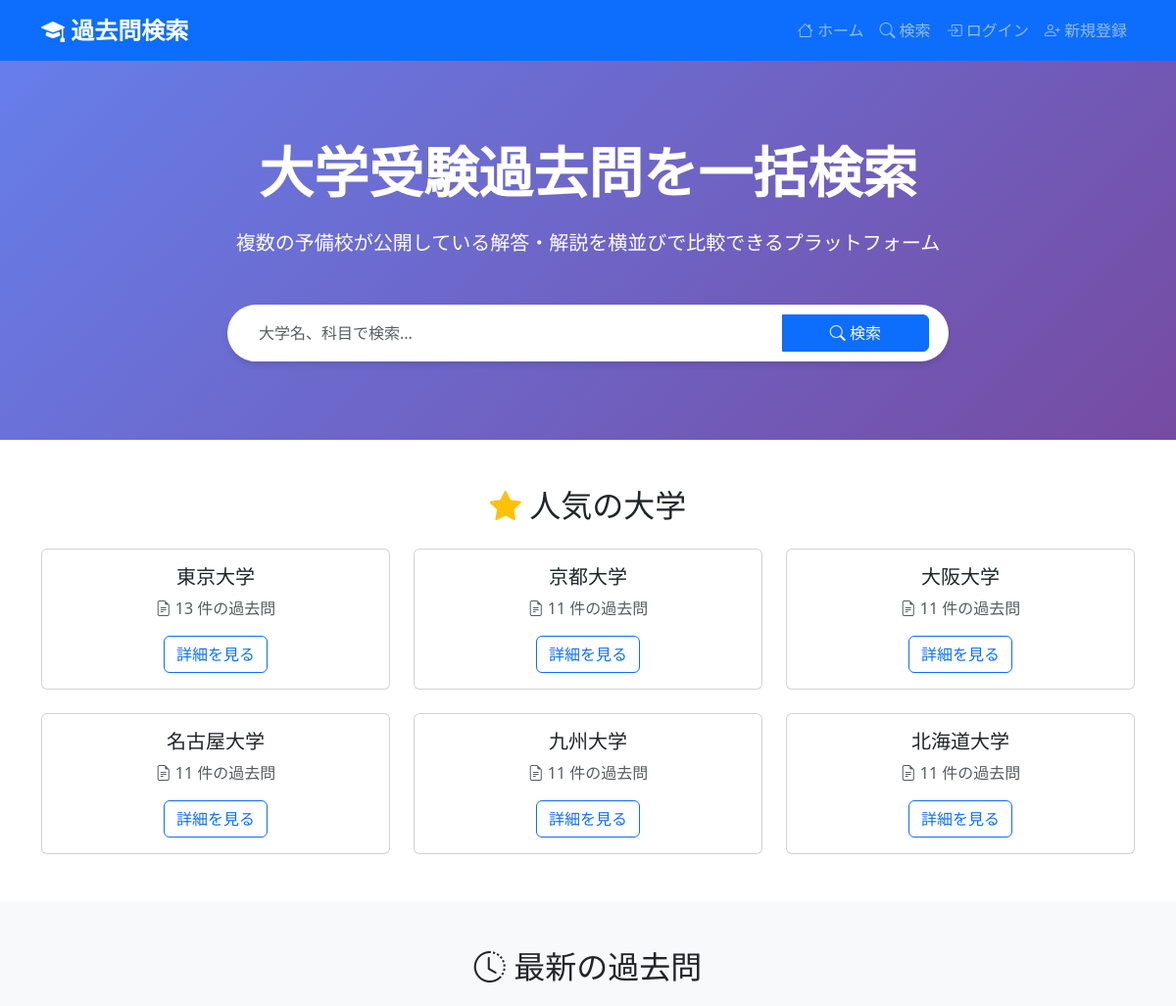
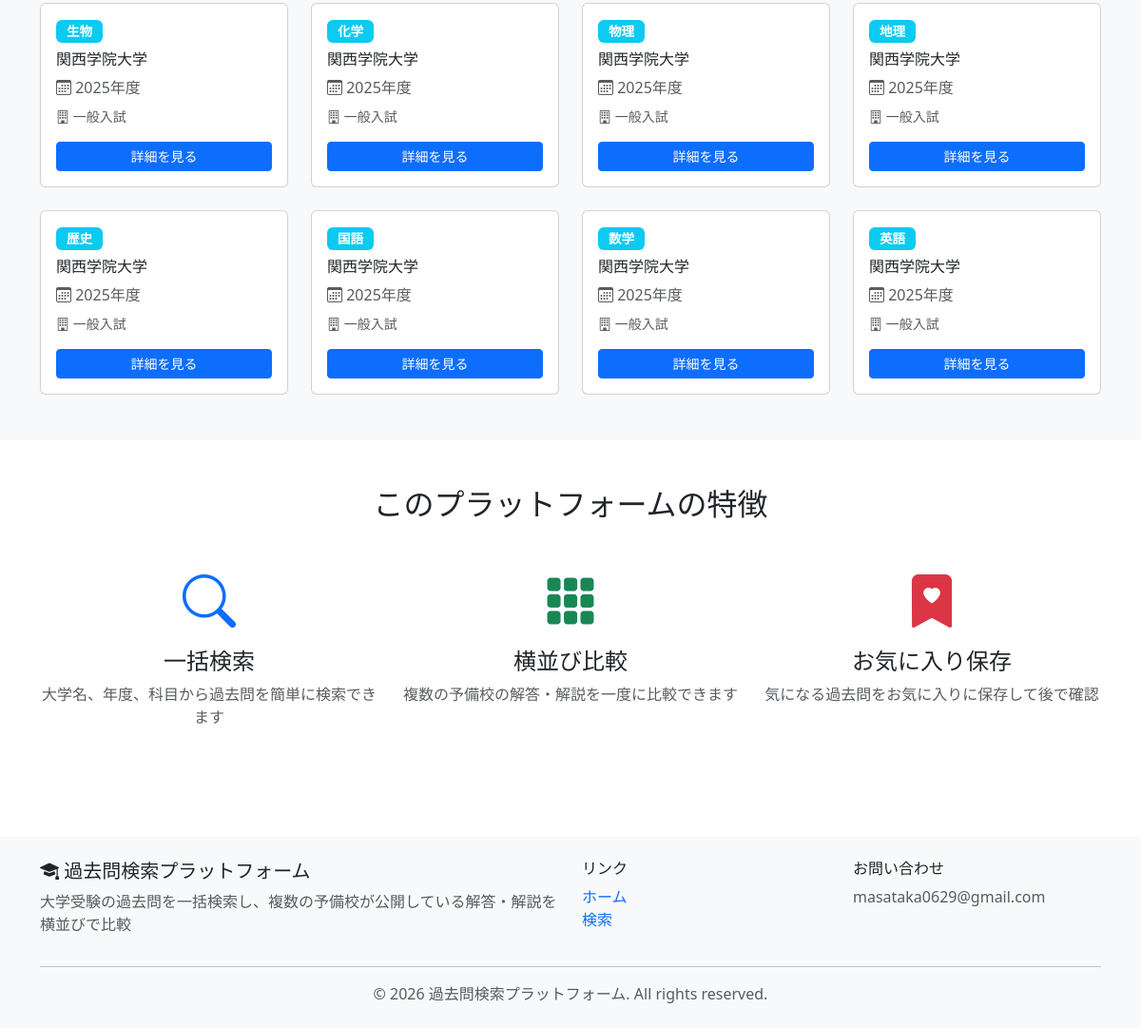
The page / on the database its author committed (2 pictures, top to bottom).
### exams/models.py (models this page shows, shortened)
class University(models.Model):
    name = models.CharField(
        max_length=200,
        verbose_name="学校名",
        help_text="大学名または高校名"
    )
    name_kana = models.CharField(
        max_length=200,
        verbose_name="学校名（かな）",
        blank=True,
        help_text="検索用のかな表記"
    )
    school_type = models.CharField(
        max_length=20,
        choices=[
            ('university', '大学'),
            ('high_school', '高校'),
        ],
        default='university',
        verbose_name="学校種別"
    )
    official_url = models.URLField(
        blank=True,
        verbose_name="公式サイトURL"
    )
    has_official_pastpaper = models.BooleanField(
        default=False,
        verbose_name="公式HP過去問掲載",
        help_text="公式HPに過去問が掲載されているか"
    )
    pastpaper_url = models.URLField(
        blank=True,
        verbose_name="過去問ページURL",
        help_text="公式サイトの過去問ページURL"
    )
    pastpaper_years = models.CharField(
        max_length=200,
        blank=True,
        verbose_name="掲載年度",
        help_text="例: 2025, 2024, 2023"
    )
    pastpaper_checked_at = models.DateTimeField(
        null=True,
        blank=True,
        verbose_name="確認日時",
        help_text="過去問掲載状況を最後に確認した日時"
    )
    pastpaper_note = models.TextField(
        blank=True,
        verbose_name="備考",
        help_text="過去問掲載に関する備考"
    )
    created_at = models.DateTimeField(auto_now_add=True, verbose_name="登録日時")
    updated_at = models.DateTimeField(auto_now=True, verbose_name="更新日時")
    class Meta:
        verbose_name = "学校"
        verbose_name_plural = "学校一覧"
        ordering = ['name_kana', 'name']

class Exam(models.Model):
    SUBJECT_CHOICES = [
        ('japanese', '国語'),
        ('math', '数学'),
        ('english', '英語'),
        ('science', '理科'),
        ('social', '社会'),
        ('physics', '物理'),
        ('chemistry', '化学'),
        ('biology', '生物'),
        ('geography', '地理'),
        ('history', '歴史'),
        ('other', 'その他'),
    ]
    university = models.ForeignKey(
        University,
        on_delete=models.CASCADE,
        related_name='exams',
        verbose_name="学校"
    )
    year = models.IntegerField(
        verbose_name="年度",
        help_text="実施年度（例: 2024）"
    )
    subject = models.CharField(
        max_length=50,
        choices=SUBJECT_CHOICES,
        verbose_name="科目"
    )
    department = models.CharField(
        max_length=100,
        blank=True,
        verbose_name="学部・学科",
        help_text="例: 工学部、法学部、理学部 数学科"
    )
    exam_type = models.CharField(
        max_length=50,
        verbose_name="試験種別",
        help_text="例: 一般入試、推薦入試、共通テスト",
        default="一般入試"
    )
    problem_url = models.URLField(
        max_length=500,
        verbose_name="問題PDF URL",
        help_text="大学公式または信頼できるソースの問題PDFリンク",
        blank=True
    )
    description = models.TextField(
        blank=True,
        verbose_name="説明",
        help_text="問題の概要や特記事項"
    )
    source_type = models.CharField(
        max_length=50,
        choices=[
            ('official', '大学公式'),
            ('yobi_school', '予備校'),
            ('archive', 'アーカイブサイト'),
            ('other', 'その他'),
        ],
        default='official',
        verbose_name="ソース種別"
    )
    scraped_at = models.DateTimeField(
        null=True,
        blank=True,
        verbose_name="取得日時",
        help_text="データを取得・確認した日時"
    )
    is_verified = models.BooleanField(
        default=False,
        verbose_name="検証済み",
        help_text="リンク切れチェック済み"
    )
    created_at = models.DateTimeField(auto_now_add=True, verbose_name="登録日時")
    updated_at = models.DateTimeField(auto_now=True, verbose_name="更新日時")
    class Meta:
        verbose_name = "過去問"
        verbose_name_plural = "過去問一覧"
        ordering = ['-year', 'university__name', 'subject']

### exams/views.py (the view)
# urls.py: path('', views.HomeView.as_view(), name='home'),
class HomeView(TemplateView):
    template_name = 'exams/home.html'
    def get_context_data(self, **kwargs):
        context = super().get_context_data(**kwargs)
        context['search_form'] = ExamSearchForm()
        context['popular_universities'] = University.objects.annotate(
            exam_count=Count('exams')
        ).order_by('-exam_count')[:6]
        context['recent_exams'] = Exam.objects.select_related(
            'university'
        ).order_by('-created_at')[:8]
        return context

### exams/forms.py
class ExamSearchForm(forms.Form):
    university = forms.ModelChoiceField(
        queryset=University.objects.order_by('name_kana', 'name'),
        required=False,
        label='大学',
        empty_label='大学を選択または入力...',
        widget=forms.Select(attrs={
            'class': 'form-select select2-enable',
            'data-placeholder': '大学名を検索...'
        })
    )

### templates/exams/home.html (shortened to what this page needs)
{% extends 'base.html' %}
{% block content %}
<div class="hero-section">
    <div class="container text-center">
        <h1 class="display-4 fw-bold mb-4">
            大学受験過去問を一括検索
        </h1>
        <p class="lead mb-5">
            複数の予備校が公開している解答・解説を横並びで比較できるプラットフォーム
        </p>
        <div class="row justify-content-center">
            <div class="col-lg-8">
                <form action="{% url 'exams:search' %}" method="get" class="search-box">
                    <div class="input-group">
                        <input type="text"
                               name="q"
                               class="form-control border-0"
                               placeholder="大学名、科目で検索..."
                               style="box-shadow: none;">
                        <button class="btn btn-primary px-5" type="submit">
                            <i class="bi bi-search"></i> 検索
                        </button>
                    </div>
                </form>
            </div>
        </div>
    </div>
</div>
<section class="py-5">
    <div class="container">
        <h2 class="text-center mb-4">
            <i class="bi bi-star-fill text-warning"></i> 人気の大学
        </h2>
        <div class="row g-4">
            {% for university in popular_universities %}
            <div class="col-md-4">
                <div class="card card-exam">
                    <div class="card-body text-center">
                        <h5 class="card-title">{{ university.name }}</h5>
                        <p class="text-muted">
                            <i class="bi bi-file-earmark-text"></i> {{ university.exam_count }} 件の過去問
                        </p>
                        <a href="{% url 'exams:university_detail' university.pk %}"
                           class="btn btn-outline-primary">
                            詳細を見る
                        </a>
                    </div>
                </div>
            </div>
            {% empty %}
            <div class="col-12">
                <p class="text-center text-muted">登録されている大学がありません</p>
            </div>
            {% endfor %}
        </div>
    </div>
</section>
<section class="py-5 bg-light">
    <div class="container">
        <h2 class="text-center mb-4">
            <i class="bi bi-clock-history"></i> 最新の過去問
        </h2>
        <div class="row g-4">
            {% for exam in recent_exams %}
            <div class="col-md-6 col-lg-3">
                <div class="card card-exam h-100">
                    <div class="card-body">
                        <span class="badge badge-subject bg-info mb-2">
                            {{ exam.get_subject_display }}
                        </span>
                        <h6 class="card-title">{{ exam.university.name }}</h6>
                        <p class="text-muted mb-2">
                            <i class="bi bi-calendar3"></i> {{ exam.year }}年度
                        </p>
                        <p class="small text-muted mb-3">
                            <i class="bi bi-building"></i> {{ exam.exam_type }}
                        </p>
                        <a href="{% url 'exams:exam_detail' exam.pk %}"
                           class="btn btn-sm btn-primary w-100">
                            詳細を見る
                        </a>
                    </div>
                </div>
            </div>
            {% empty %}
            <div class="col-12">
                <p class="text-center text-muted">登録されている過去問がありません</p>
            </div>
            {% endfor %}
        </div>
    </div>
</section>
<section class="py-5">
    <div class="container">
        <h2 class="text-center mb-5">このプラットフォームの特徴</h2>
        <div class="row g-4">
            <div class="col-md-4 text-center">
                <div class="mb-3">
                    <i class="bi bi-search display-4 text-primary"></i>
                </div>
                <h4>一括検索</h4>
                <p class="text-muted">
                    大学名、年度、科目から過去問を簡単に検索できます
                </p>
            </div>
            <div class="col-md-4 text-center">
                <div class="mb-3">
                    <i class="bi bi-grid-3x3-gap-fill display-4 text-success"></i>
                </div>
                <h4>横並び比較</h4>
                <p class="text-muted">
                    複数の予備校の解答・解説を一度に比較できます
                </p>
            </div>
            <div class="col-md-4 text-center">
                <div class="mb-3">
                    <i class="bi bi-bookmark-heart-fill display-4 text-danger"></i>
                </div>
                <h4>お気に入り保存</h4>
                <p class="text-muted">
                    気になる過去問をお気に入りに保存して後で確認
                </p>
            </div>
        </div>
    </div>
</section>
{% endblock %}

### templates/base.html (style rules this page uses)
:root { --primary-color: #0d6efd; --secondary-color: #6c757d; }
body { min-height: 100vh; display: flex; flex-direction: column; }
.hero-section { background: linear-gradient(135deg, #667eea 0%, #764ba2 100%); color: white; padding: 80px 0; }
.search-box { background: white; border-radius: 50px; padding: 10px 20px; box-shadow: 0 4px 6px rgba(0,0,0,0.1); }
.card-exam { transition: transform 0.2s, box-shadow 0.2s; height: 100%; }
.badge-subject { font-size: 0.85rem; padding: 0.4em 0.8em; }

### rows shown on the page
University: name "東京大学", exam_count "13"
University: name "京都大学", exam_count "11"
University: name "大阪大学", exam_count "11"
University: name "名古屋大学", exam_count "11"
University: name "九州大学", exam_count "11"
University: name "北海道大学", exam_count "11"
Exam: subject "生物", university.name "関西学院大学", year "2025", exam_type "一般入試"
Exam: subject "化学", university.name "関西学院大学", year "2025", exam_type "一般入試"
Exam: subject "物理", university.name "関西学院大学", year "2025", exam_type "一般入試"
Exam: subject "地理", university.name "関西学院大学", year "2025", exam_type "一般入試"
Exam: subject "歴史", university.name "関西学院大学", year "2025", exam_type "一般入試"
Exam: subject "国語", university.name "関西学院大学", year "2025", exam_type "一般入試"
Exam: subject "数学", university.name "関西学院大学", year "2025", exam_type "一般入試"
Exam: subject "英語", university.name "関西学院大学", year "2025", exam_type "一般入試"
